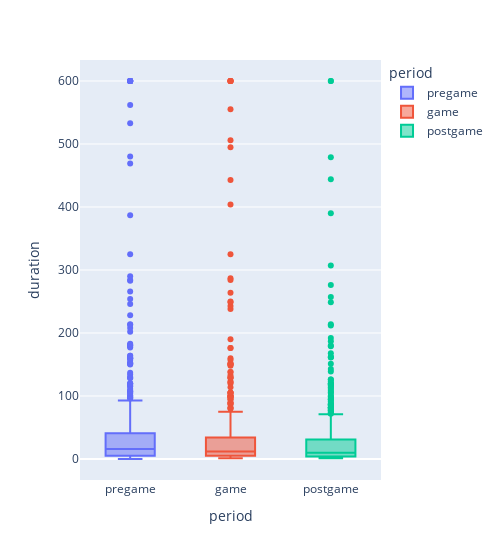

Write notebook code for a chart like this one.
### Markdown cell above
# Boxplot by Behavior and monkey

### Code cell
DATA = whole_df
def box_by_behavior(subjects, behavior):
    if not isinstance(subjects, list):
        subjects=[subjects]
    df = DATA[(DATA['subject'].isin(subjects))&(DATA['macro_bhv']==behavior)]
    fig = px.box(df, x='period', y='duration', color='period', width=500)
    return fig

fig = box_by_behavior(['Storma', 'Hadia', 'Popo', 'Jawie','Karl', 'Lockie'], 'Social')
fig.show()

### Figure 1 — Plotly figure (JSON) as saved in the notebook; plotly's stock layout.template omitted (floating-point values rounded to 4 significant figures; data arrays with more than 128 entries replaced by an {"elided": "..."} marker saying what was removed)
{"data": [{"alignmentgroup": "True", "hovertemplate": "period=%{x}<br>duration=%{y}<extra></extra>", "legendgroup": "pregame", "marker": {"color": "#636efa"}, "name": "pregame", "notched": false, "offsetgroup": "pregame", "orientation": "v", "showlegend": true, "type": "box", "x": {"elided": "589 str values"}, "x0": " ", "xaxis": "x", "y": {"elided": "589 float values"}, "y0": " ", "yaxis": "y"}, {"alignmentgroup": "True", "hovertemplate": "period=%{x}<br>duration=%{y}<extra></extra>", "legendgroup": "game", "marker": {"color": "#EF553B"}, "name": "game", "notched": false, "offsetgroup": "game", "orientation": "v", "showlegend": true, "type": "box", "x": {"elided": "579 str values"}, "x0": " ", "xaxis": "x", "y": {"elided": "579 int values"}, "y0": " ", "yaxis": "y"}, {"alignmentgroup": "True", "hovertemplate": "period=%{x}<br>duration=%{y}<extra></extra>", "legendgroup": "postgame", "marker": {"color": "#00cc96"}, "name": "postgame", "notched": false, "offsetgroup": "postgame", "orientation": "v", "showlegend": true, "type": "box", "x": {"elided": "640 str values"}, "x0": " ", "xaxis": "x", "y": {"elided": "640 int values"}, "y0": " ", "yaxis": "y"}], "layout": {"boxmode": "overlay", "legend": {"title": {"text": "period"}, "tracegroupgap": 0}, "margin": {"t": 60}, "width": 500, "xaxis": {"anchor": "y", "categoryarray": ["pregame", "game", "postgame"], "categoryorder": "array", "domain": [0, 1], "title": {"text": "period"}}, "yaxis": {"anchor": "x", "domain": [0, 1], "title": {"text": "duration"}}}}
